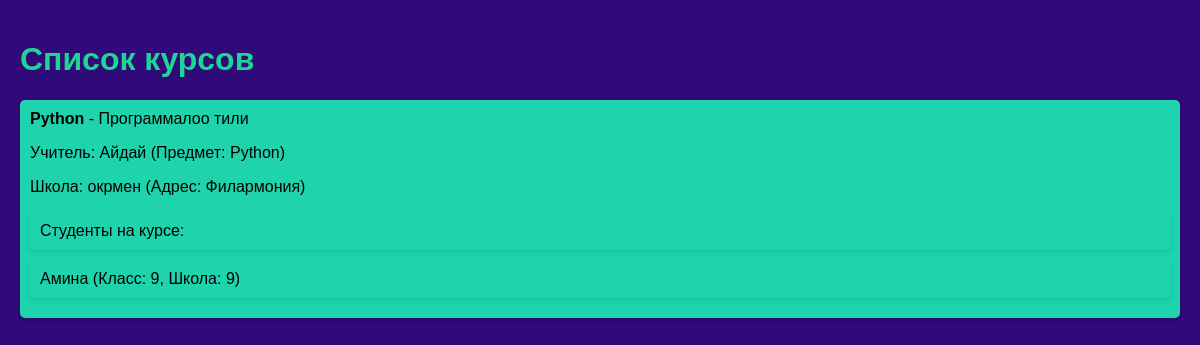
The app's page /students/courses/, older data.
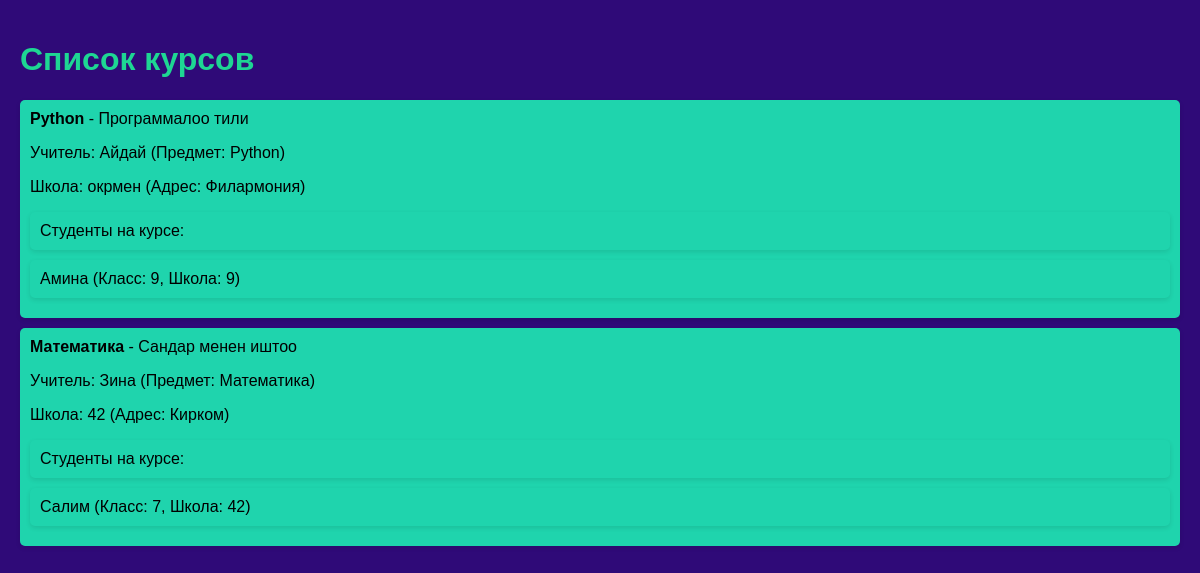
The same page, newer data.
### students/models.py (models this page shows, shortened)
class Course(models.Model):
    name = models.CharField(max_length=100, verbose_name="Название курса")
    description = models.TextField(verbose_name="Описание курса")
    students = models.ManyToManyField(Student, related_name="courses", verbose_name="Студенты")
    teacher = models.ForeignKey(Teacher, on_delete=models.CASCADE, related_name="courses", verbose_name="Учитель")

class Teacher(models.Model):
    name = models.CharField(max_length=100, verbose_name="Имя учителя")
    subject = models.CharField(max_length=100, verbose_name="Предмет")
    school = models.ForeignKey(School, on_delete=models.CASCADE, related_name="teachers", verbose_name="Школа")

class School(models.Model):
    name = models.CharField(max_length=200, verbose_name="Название школы")
    address = models.CharField(max_length=300, verbose_name="Адрес")

class Student(models.Model):
    name = models.CharField(max_length=100, verbose_name="Имя студента")
    age = models.IntegerField(verbose_name="Возраст")
    grade = models.CharField(max_length=10, verbose_name="Класс")
    school = models.ForeignKey(School, on_delete=models.CASCADE, related_name="students", verbose_name="Школа")

### students/views.py (the view)
# urls.py: path('courses/', views.course_list, name='course_list'),
def course_list(request):
    courses = Course.objects.select_related('teacher__school').prefetch_related('students').all()
    return render(request, 'students/course_list.html', {'courses': courses})

### students/templates/students/course_list.html (shortened to what this page needs)
<!DOCTYPE html>
<html>
<head>
    {% load static %}
    <link rel="stylesheet" href="{% static 'students/style.css' %}">
</head>
<body>
    <h1>Список курсов</h1>
    <ul>
        {% for course in courses %}
            <li>
                <strong>{{ course.name }}</strong> - {{ course.description }}
                <p>Учитель: {{ course.teacher.name }} (Предмет: {{ course.teacher.subject }})</p>
                <p>Школа: {{ course.teacher.school.name }} (Адрес: {{ course.teacher.school.address }})</p>
                <ul>
                    <li>Студенты на курсе:</li>
                    <ul>
                        {% for student in course.students.all %}
                            <li>{{ student.name }} (Класс: {{ student.grade }}, Школа: {{ student.school.name }})</li>
                        {% empty %}
                            <li>Нет студентов</li>
                        {% endfor %}
                    </ul>
                </ul>
            </li>
        {% endfor %}
    </ul>
</body>
</html>

### students/static/students/style.css (style rules this page uses)
body { font-family: Arial, sans-serif; background-color: #2f0a78; margin: 0; padding: 20px; }
h1 { color: #1ed693; }
ul { list-style-type: none; padding: 0; }
li { margin: 10px 0; padding: 10px; background-color: #1fd4ad; border-radius: 5px; box-shadow: 0 2px 5px rgba(0, 0, 0, 0.1); }

Row changes from the older to the newer data that the page shows:
added Course: name "Математика", description "Сандар менен иштоо", teacher.name "Зина", teacher.subject "Математика", teacher.school.name "42", teacher.school.address "Кирком"
added Student: name "Салим", grade "7", school.name "42", shown under "Математика"
